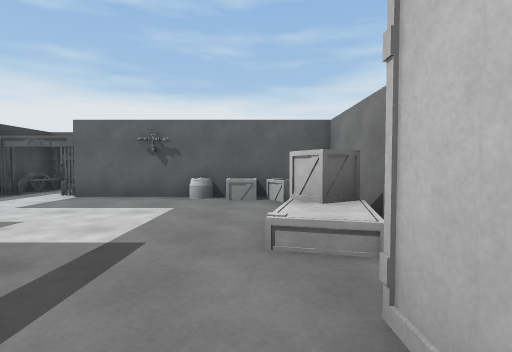
[1] (above)

22 first-person views from a walk through a 3-D level made in the Unity game engine. The camera is 1.2 m above the floor, tilts 2° down and sees 85° across. The floor is counted in squares, 2 m on a side. Each view is taken from the middle of a square. On the plan, view 1 faces up. The plan holds only what a view shows up to about 9 squares ahead; the rest is blank. The player is left out.

[2]
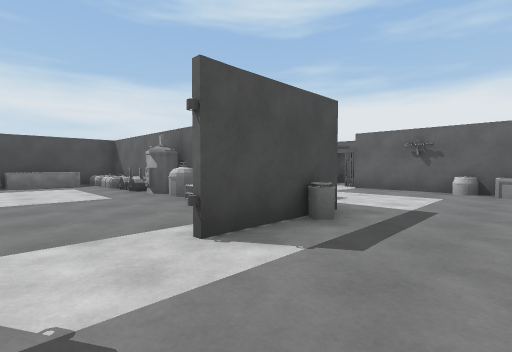

[3]
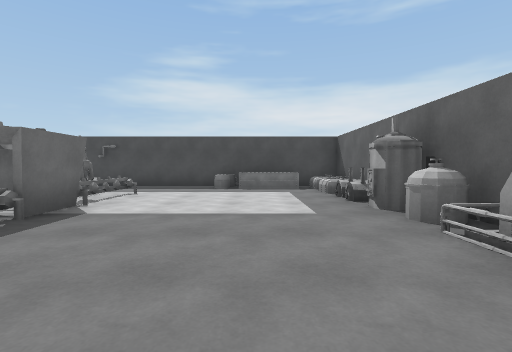

[4]
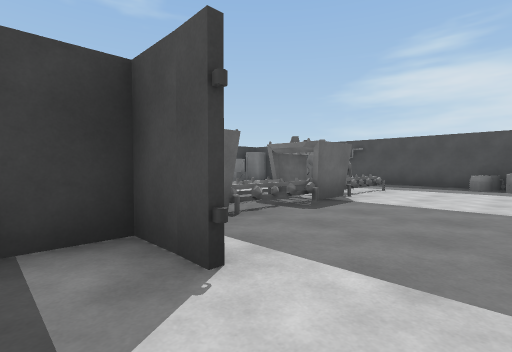

[5]
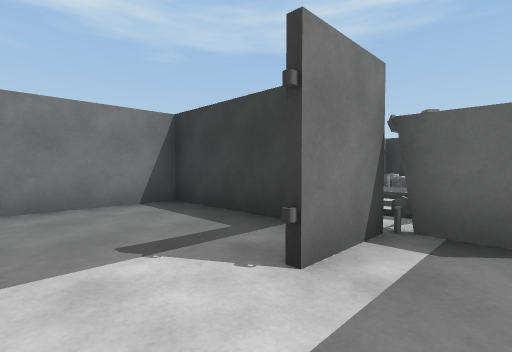

[6]
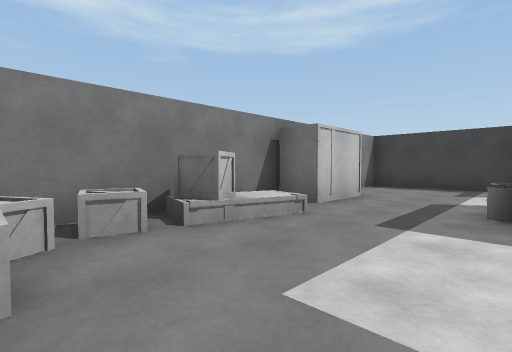

[7]
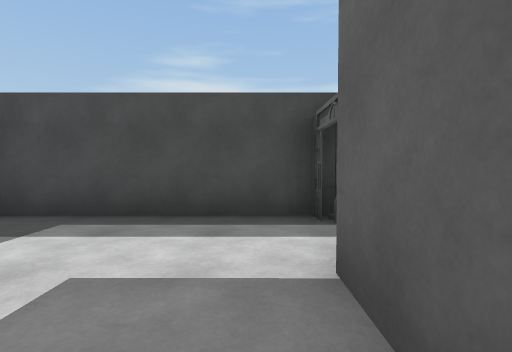

[8]
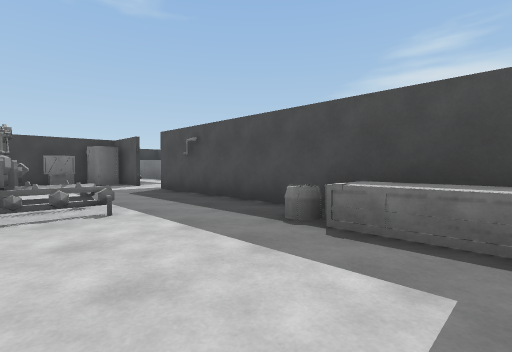

[9]
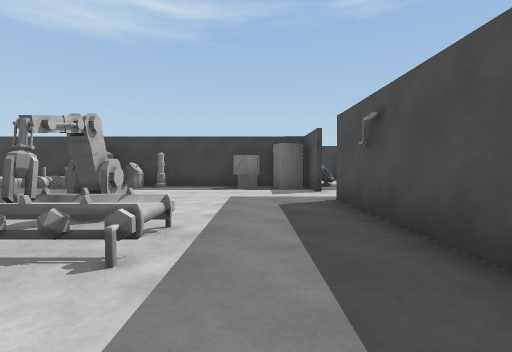

[10]
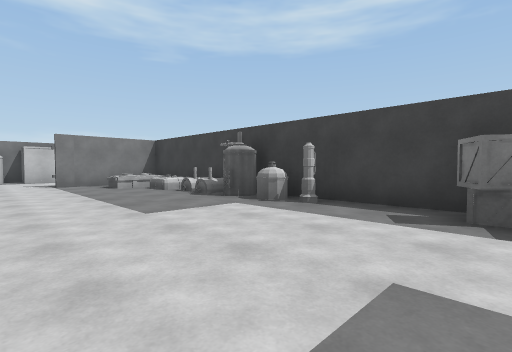

[11]
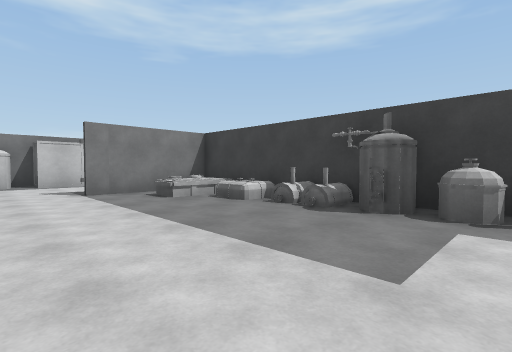

[12]
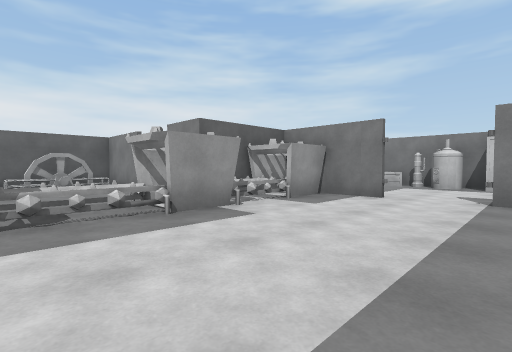

[13]
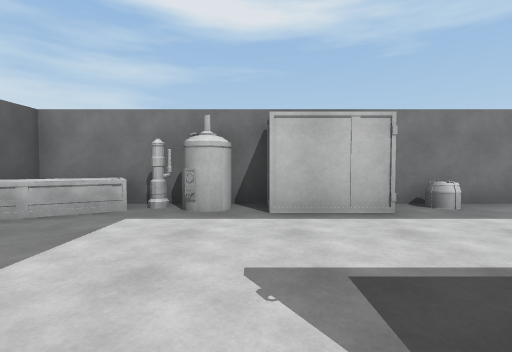

[14]
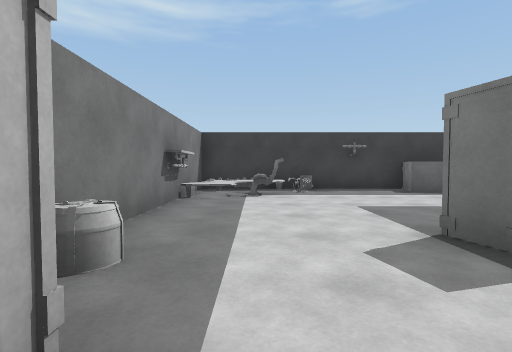

[15]
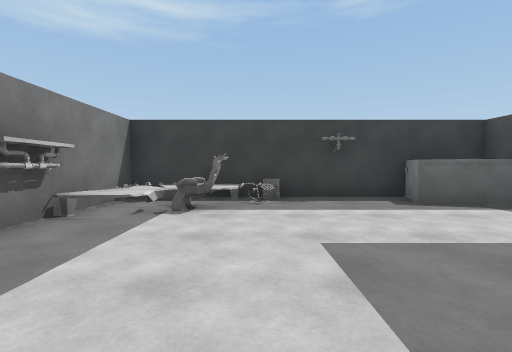

[16]
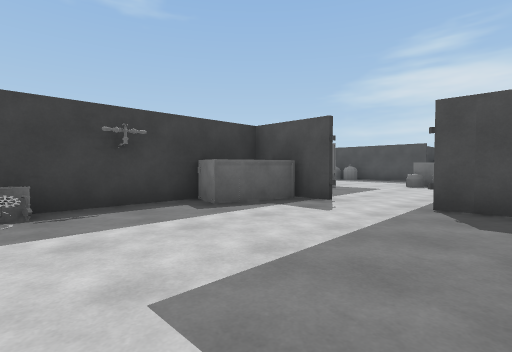

[17]
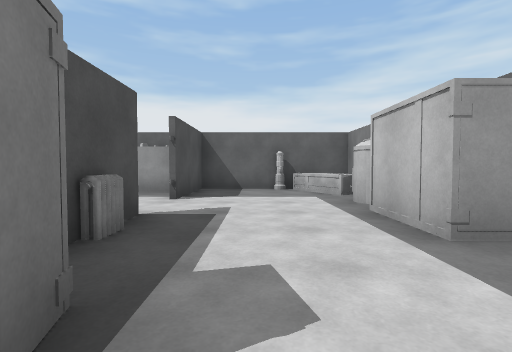

[18]
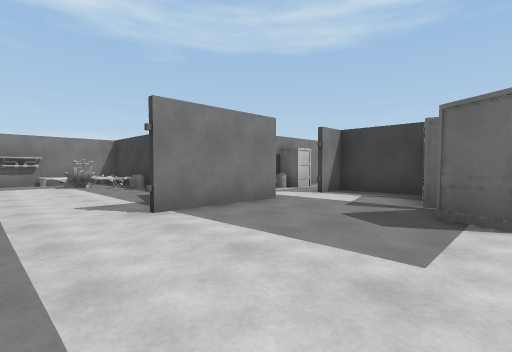

[19]
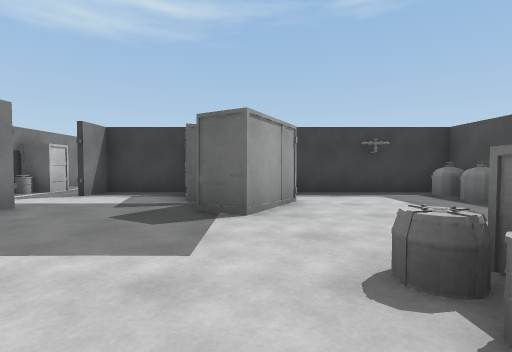

[20]
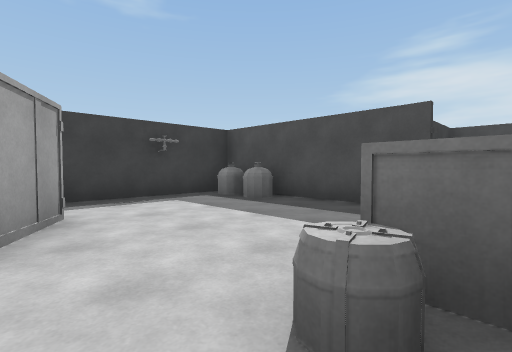

[21]
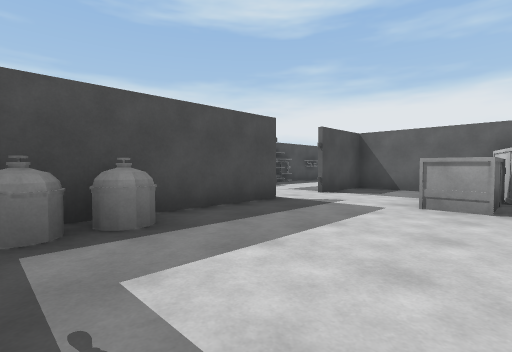

[22]
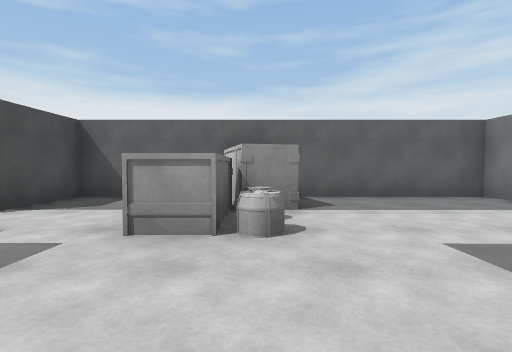

### Floor plan
Key: @ floor where view 1 was taken; # wall or solid block; . floor; = window, fence, low wall or low ledge; ^ raised ledge; E elevator; M machine; R radiator; O other object.
Columns run from 12 left of view 1 to 5 right of it. Each row starts with its distance up from view 1.
  8       ##
  7       #EE
  6       #EE#####
  5       #....#^^#
  4       #......^#
  3       #......O#
  2       #..#....#
  1  #######OO#..##
  0  #^.......#.@##
 -1  #^...........#
 -2  #^...........#
 -3  #........#..#####
 -4  #..=^##^#####.^^#
 -5  #...M.......#..^#
 -6  ##..........#..##
 -7   ...............#
 -8  ............#..##
 -9  .#........O.R...#
-10  O###.####^OO#..##
-11 ..#.###...#......#
-12 ..#. #...........#
-13  ...^^...........#
-14  .........#....O##
-15  # .......#^ .####
-16  #....#.... ####
-17  ##...##... #
-18  #^... #..###
-19  ##### #####

Positions as (right, up) in squares from view 1, and headings:
1: (0, 0), facing up
2: (0, -2), facing up-left
3: (-2, -1), facing left
4: (-1, -1), facing down-left
5: (-3, -1), facing down-right
6: (-2, 5), facing down-right
7: (-2, 5), facing left
8: (-7, 0), facing down-left
9: (-9, -2), facing down
10: (-9, -6), facing down-right
11: (-6, -6), facing down-right
12: (-5, -8), facing up-right
13: (0, -7), facing right
14: (3, -8), facing down
15: (2, -10), facing down
16: (2, -11), facing down-left
17: (2, -11), facing up
18: (-6, -12), facing down-right
19: (-6, -12), facing down
20: (-6, -13), facing down-left
21: (-7, -18), facing up-left
22: (-7, -16), facing up
